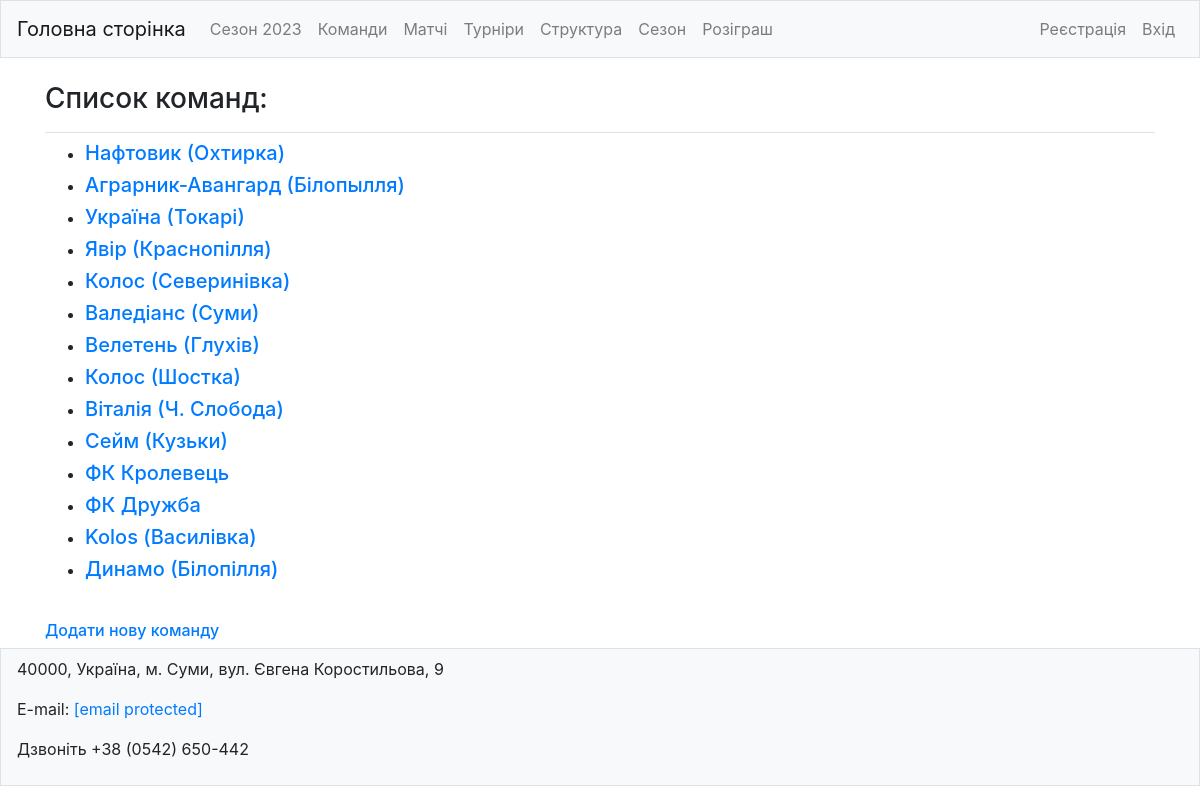
Before: /teams/ with the older database file.
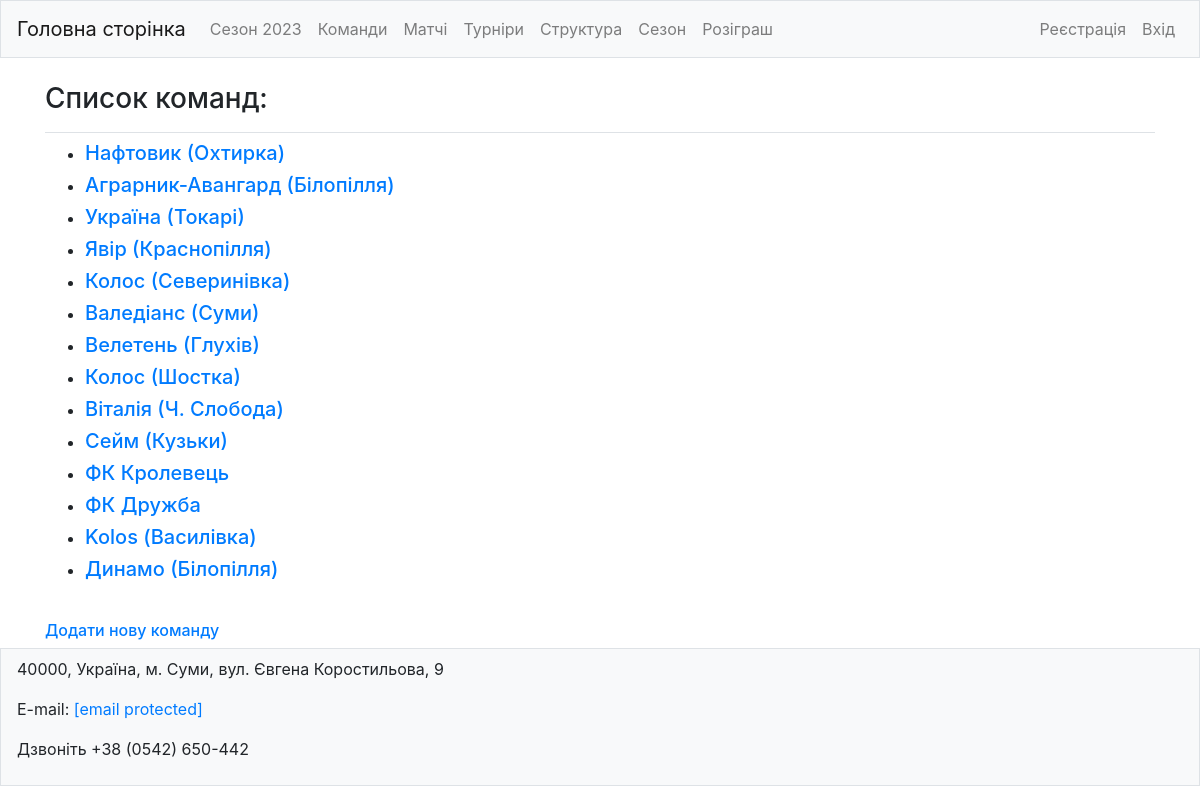
After: the same page with the newer database file.
### footballs/models.py (models this page shows, shortened)
class Teams(models.Model):
    team_slug = models.SlugField(max_length=250, unique=True, db_index=True, verbose_name="Slug")
    team = models.CharField(max_length=80, verbose_name="Назва команди")
    team_full_name = models.CharField(max_length=200, blank=True, verbose_name="Повна назва")
    region = models.ForeignKey(Regions, on_delete=models.DO_NOTHING, verbose_name="Область")
    town = models.CharField(max_length=100, blank=True, verbose_name="Місто")
    address = models.CharField(max_length=350, blank=True, verbose_name="Адреса клубу/команди")
    link = models.URLField(blank=True, verbose_name="посилання на офіційний сайт")
    description = models.TextField(blank=True, verbose_name="Опис")
    logotype = models.ImageField(upload_to="footballs/static/footballs/img/logo_teams/",
                                 verbose_name="Логотип",
                                 blank=True,
                                 null=True)
    born = models.IntegerField(blank=True, null=True, validators=[MinValueValidator(1940)],
                               verbose_name="Рік заснування")
    stadium = models.CharField(max_length=50, blank=True, verbose_name="Домашній стадіон")
    date_create = models.DateTimeField(auto_now_add=True)
    date_update = models.DateTimeField(auto_now=True)
    objects = models.Manager
    def __str__(self):
        return self.team
    class Meta:
        verbose_name = "Команда"
        verbose_name_plural = "Команди"
    def get_absolute_url(self):
        return reverse('footballs:team', kwargs={'team_slug': self.team_slug})

### footballs/views.py (the view)
# urls.py: path('teams/', views.teams, name='teams'),
def teams(request):
    teams_list = Teams.objects.order_by('date_create')
    context = {
        'title': "Команди",
        'teams': teams_list,
    }
    return render(request, 'footballs/teams.html', context)

### footballs/templates/footballs/teams.html
{% extends 'base.html'%}
{% block page_header %}
  <h3>Список команд:</h3>
{% endblock page_header %}
{% block content %}
  <ul>
    {% for team in teams %}
      <li><h5>
        <a href="{{ team.get_absolute_url }}">{{ team }}</a>
      </h5></li>
    {% empty %}
      <li><h3>Жодної команди не знайдено.</h3></li>
    {% endfor %}
  </ul>
  <br>
    <h6><a href="{% url 'footballs:new_team' %}">Додати нову команду</a></h6>
{% endblock content %}

Changed rows visible on the page:
changed Teams: team "Аграрник-Авангард (Білопылля)" → "Аграрник-Авангард (Білопілля)"
